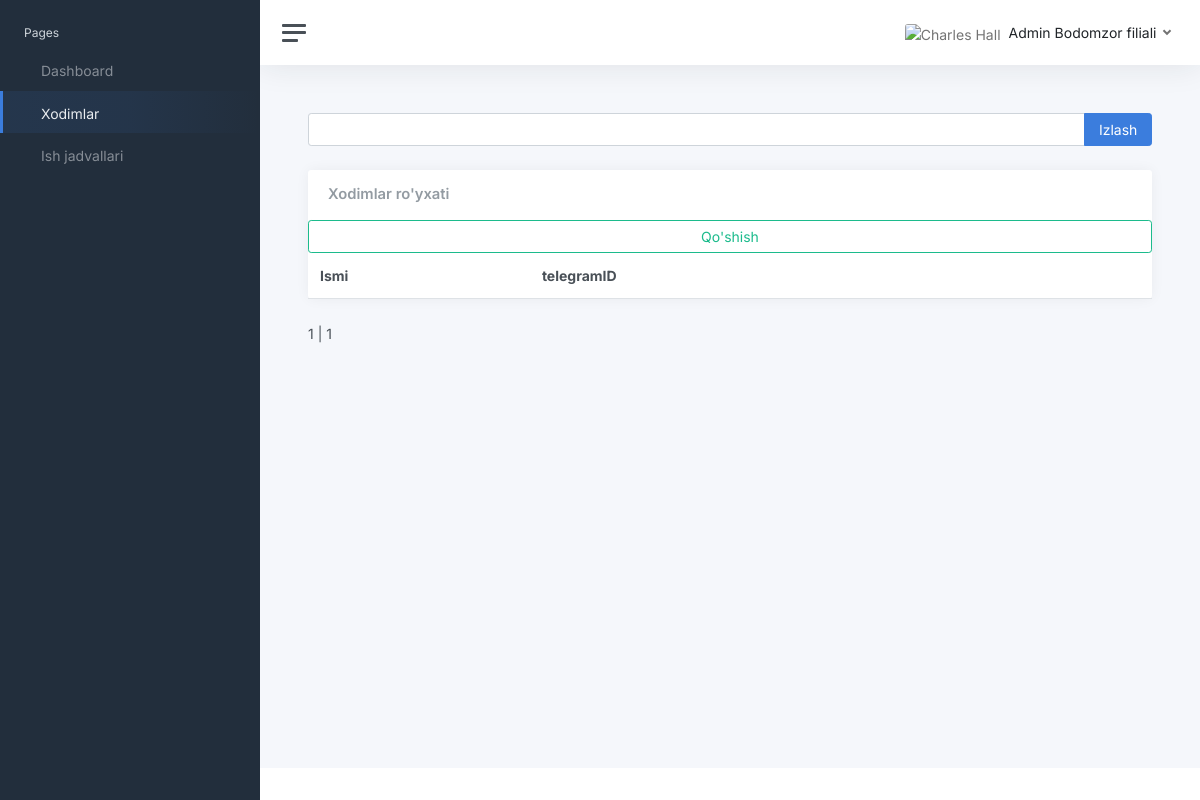
/employees/ (signed in), run on an earlier commit of the app's database.
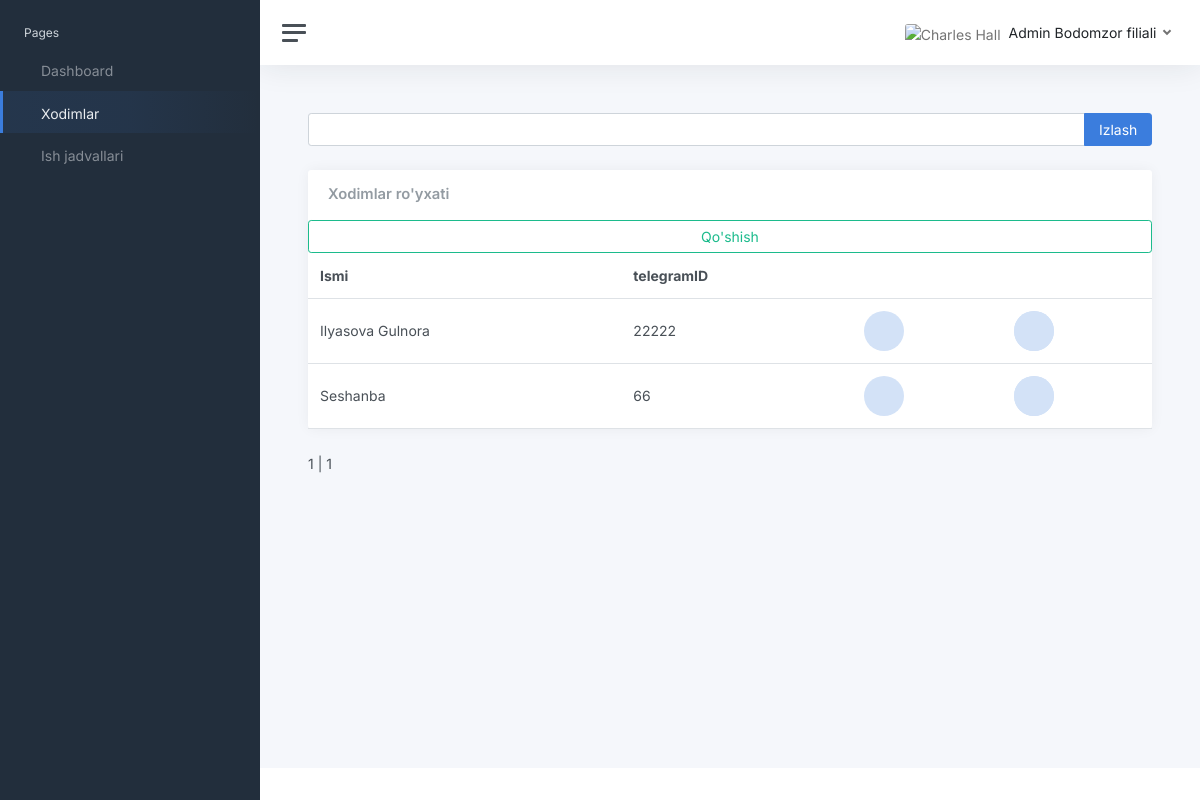
And on a later commit of the database.
### apps/main/models.py (models this page shows, shortened)
class Employee(models.Model):
    name = models.CharField(max_length=200, blank=True, null=True)
    user_id = models.IntegerField(null=True, blank=True, unique=True)
    filial = models.ForeignKey(Filial, on_delete=models.CASCADE, null=True, blank=True)
    created_at = models.DateTimeField(auto_now_add=True)
    class Meta:
        verbose_name = "Xodim"
        verbose_name_plural = "Xodimlar"

### apps/home/views.py (the view)
# urls.py: path('employees/', views.employees, name='employees'),
@login_required(login_url="/login/")
def employees(request):
    if request.user.is_superuser:
        return redirect('/login/')
    administrator = Administrator.objects.get(user=request.user)
    employees = Employee.objects.filter(filial = administrator.filial)
    search_query = request.GET.get('q')
    if search_query:
        employees = employees.filter(Q(name__icontains=search_query))
    paginator = Paginator(employees, 50)
    page_number = request.GET.get('page')
    page_obj = paginator.get_page(page_number)
    context = {
        'page_obj': page_obj,
        "segment": "employees",
        "filial": administrator.filial.filial_name
    }
    html_template = loader.get_template('home/user/employees/employees.html')
    return HttpResponse(html_template.render(context, request))

### apps/templates/home/user/employees/employees.html (shortened to what this page needs)
{% extends "layouts/base.html" %}
{% load static %}
{% block body_class %} dashboard {% endblock body_class %}
{% block stylesheets %}
  <link href="{% static 'css/app.css' %}" rel="stylesheet">
{% endblock stylesheets %}
{% block content %}
			<main class="content">
				<div class="container-fluid p-0">
					<form class="input-group mb-4" method="get">
						<input class="form-control" type="text" name="q" value="{{ search_query }}">
						<button class="input-group-text btn btn-primary" type="submit">Izlash</button>
					</form>
					<div class="row">
						<div class="col-12 col-lg-12 col-xxl-12 d-flex">
							<div class="card flex-fill">
								<div class="card-header">
									<h5 class="card-title mb-0">Xodimlar ro'yxati</h5>
								</div>
								<table class="table table-hover my-0">
									<thead>
										<tr>
											<th>Ismi</th>
											<th class="d-none d-xl-table-cell">telegramID</th>
											<th></th>
											<th></th>
										</tr>
									</thead>
									<tbody>
									{% for employee in page_obj %}
										<tr>
											<td class="d-none d-xl-table-cell">{{ employee.name }}</td>
											<td class="d-none d-xl-table-cell">{{ employee.user_id }}</td>
											<td class="d-none d-md-table-cell">
												<div class="col-auto">
													<div class="stat text-primary">
													</div>
												</div>
											</td>
											<td class="d-none d-md-table-cell">
												<div class="col-auto">
													<div class="stat text-primary">
														<div class="stat text-primary">
														</div>
													</div>
												</div>
											</td>
										</tr>
									{% endfor %}
									<a class="btn btn-outline-success text-right" href="{% url 'employees_create' %}">
										Qo'shish
									</a>
									</tbody>
								</table>
							</div>
						</div>
					</div>
					<div class="pagination">
						<span class="step-links">
							<span class="current-page">
								{{ page_obj.number }} | {{ page_obj.paginator.num_pages }}
							</span>
						</span>
					</div>
                </div>
            </main>
{% endblock content %}

What changed in the data, as far as the page shows it:
added Employee: name "Ilyasova Gulnora", user_id "22222"
added Employee: name "Seshanba", user_id "66"
